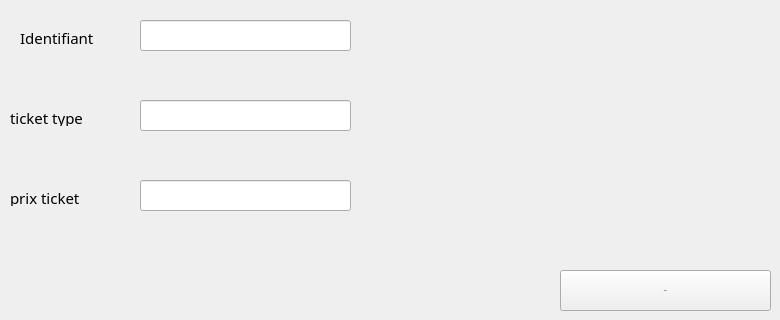
         <widget class="QWidget" name="tab_10">
          <attribute name="title">
           <string>&amp;ajouter ticket</string>
          </attribute>
          <widget class="QLabel" name="label_7">
           <property name="geometry">
            <rect>
             <x>20</x>
             <y>30</y>
             <width>111</width>
             <height>16</height>
            </rect>
           </property>
           <property name="font">
            <font>
             <family>Eras Bold ITC</family>
             <pointsize>11</pointsize>
            </font>
           </property>
           <property name="text">
            <string>Identifiant</string>
           </property>
          </widget>
          <widget class="QLabel" name="label_8">
           <property name="geometry">
            <rect>
             <x>10</x>
             <y>110</y>
             <width>111</width>
             <height>16</height>
            </rect>
           </property>
           <property name="font">
            <font>
             <family>Eras Bold ITC</family>
             <pointsize>11</pointsize>
            </font>
           </property>
           <property name="text">
            <string>ticket type</string>
           </property>
          </widget>
          <widget class="QLabel" name="label_9">
           <property name="geometry">
            <rect>
             <x>10</x>
             <y>190</y>
             <width>111</width>
             <height>16</height>
            </rect>
           </property>
           <property name="font">
            <font>
             <family>Eras Bold ITC</family>
             <pointsize>11</pointsize>
            </font>
           </property>
           <property name="text">
            <string>prix ticket</string>
           </property>
          </widget>
          <widget class="QLineEdit" name="lineEdit_idtick">
           <property name="geometry">
            <rect>
             <x>140</x>
             <y>20</y>
             <width>211</width>
             <height>31</height>
            </rect>
           </property>
          </widget>
          <widget class="QLineEdit" name="lineEdit_typetick">
           <property name="geometry">
            <rect>
             <x>140</x>
             <y>100</y>
             <width>211</width>
             <height>31</height>
            </rect>
           </property>
          </widget>
          <widget class="QLineEdit" name="lineEdit_prix">
           <property name="geometry">
            <rect>
             <x>140</x>
             <y>180</y>
             <width>211</width>
             <height>31</height>
            </rect>
           </property>
          </widget>
          <widget class="QPushButton" name="pushButton">
           <property name="geometry">
            <rect>
             <x>560</x>
             <y>270</y>
             <width>211</width>
             <height>41</height>
            </rect>
           </property>
           <property name="font">
            <font>
             <family>Eras Bold ITC</family>
             <pointsize>-1</pointsize>
            </font>
           </property>
           <property name="text">
            <string>ajouter</string>
           </property>
          </widget>
         </widget>
